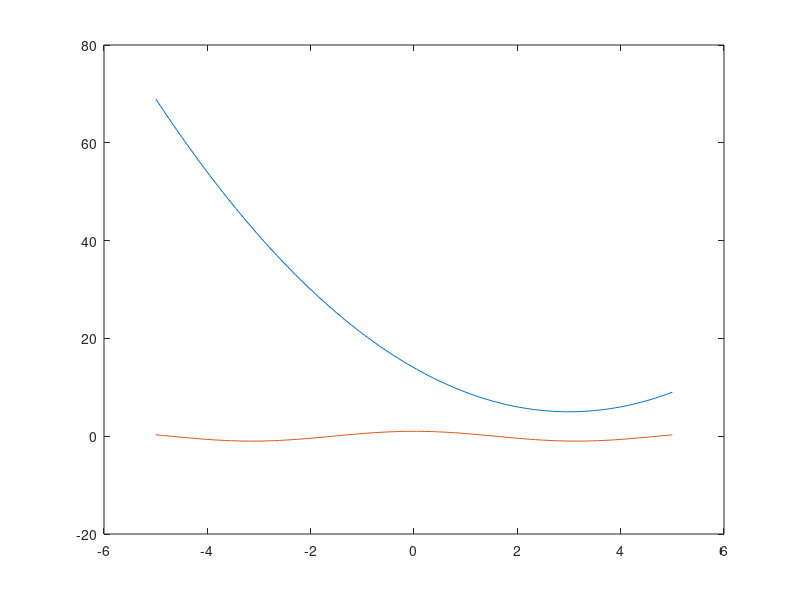

Write the MATLAB code that produced this figure. (Note: this script raises an error after producing the figure.)
clear
clc
close all

% a)
% solutia in vecinatatea valorii x0 = 1
% x = 0 : 0.05 : 3;
% x0 = 1;
% 
% f = x.^2 - 3 - sin(x) - sqrt(abs(x));
% plot(x,f);
% xline(0); 
% yline(0);
% 
% options = optimset('TolX', 10^(-10));
% [sol_x fval exitflag output] = fzero('f6_1_',x0,options);
% disp('Solutia ecuatiei transcendente:')
% sol_x

clear
clc
close all

% b)
% solutia in vecinatatea x0 = 3, cu precizia 10^(-6)
% nr. de iteratii facute

% x = -5 : 0.05 : 5;
% x0 = -3;
% f = 'exp(-(x.^2)) - log(1-x+x.^2/3)';
% g = exp(-(x.^2)) ;
% h = log(1-x+x.^2/3);
% plot(x,g, x,h);
% xline(0)
% yline(0)
% 
% options = optimset('TolX', 10^(-6));
% [sol_x fval exitflag output] = fzero(f, x0, options);
% disp('Solutia ecuatiei transcendente:')
% sol_x
% disp('Numarul de iteratii efectuate:')
% output.iterations


clear
clc
close all

% c)
% solutia in intervalul [3.1, 5]

% x = 3.1 : 0.05 : 5;
% f = '2.^(-sin(x)) - x.*log(x) + 4';
% g = 2.^(-sin(x));
% h = x.*log(x) - 4;
% 
% plot(x,g, x,h);
% options = optimset('TolX', 10^(-10));
% [x_sol fval exitflag output] = fzero(f, [3.1 5], options);
% disp('Solutia ecuatiei transcendente:')
% x_sol


clear
clc
close all

% d)
% solutia in interval la alegere
x = -5 : 0.05 : 5;
f = (x-3).^2 + 5 - cos(abs(x));
g = (x-3).^2 + 5;
h = cos(abs(x));

plot(x,g, x,h)
xline(0)
yline(0)

if (f6_1__(-5)*f6_1__(5) > 0)
    disp('Ecuatia transcendenta nu se anuleaza in nici un punct !')
else
    options = optimset('TolX', 10^(-10))
    [sol_x fval exitflag output] = fzero(f, [-5 5], options);
    disp('Solutia ecuaitiei transcendente:')
    sol_x
end






